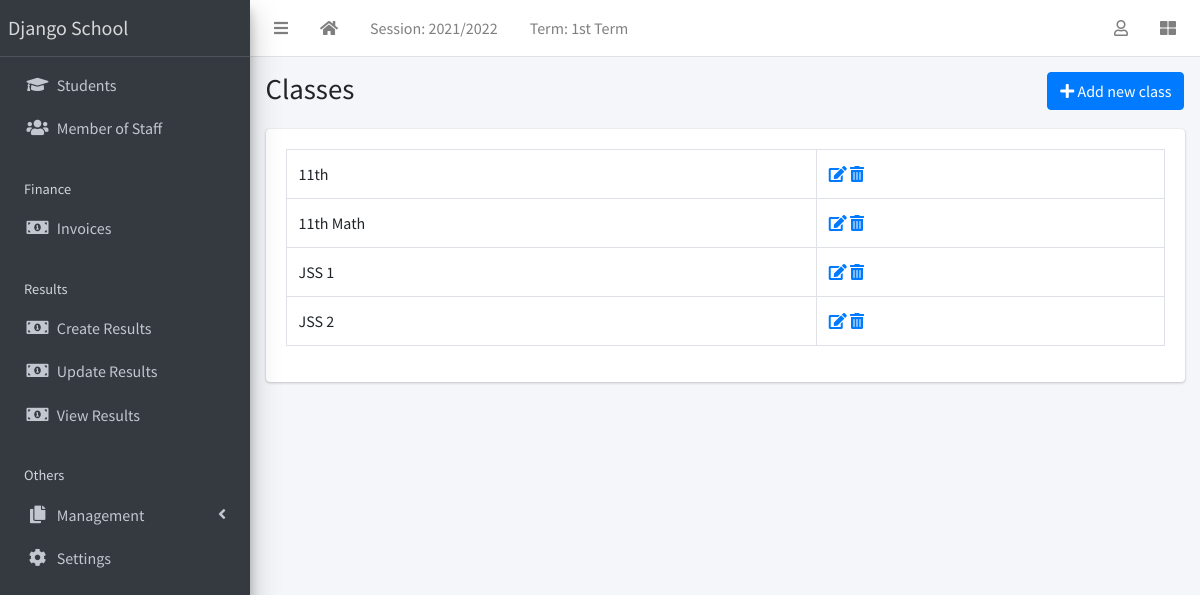
Screenshot of /class/list/ (signed in) with the database file from the repository.
### apps/corecode/models.py (models this page shows, shortened)
class AcademicSession(models.Model):
    name = models.CharField(max_length=200, unique=True)
    current = models.BooleanField(default=True)
    class Meta:
        ordering = ["-name"]

class AcademicTerm(models.Model):
    name = models.CharField(max_length=20, unique=True)
    current = models.BooleanField(default=True)
    class Meta:
        ordering = ["name"]

class SiteConfig(models.Model):
    key = models.SlugField()
    value = models.CharField(max_length=200)

class StudentClass(models.Model):
    name = models.CharField(max_length=200, unique=True)
    class Meta:
        verbose_name = "Class"
        verbose_name_plural = "Classes"
        ordering = ["name"]
    def __str__(self):
        return self.name

### apps/corecode/views.py (the view)
# urls.py: path("class/list/", ClassListView.as_view(), name="classes"),
class ClassListView(LoginRequiredMixin, SuccessMessageMixin, ListView):
    model = StudentClass
    template_name = "corecode/class_list.html"
    def get_context_data(self, **kwargs):
        context = super().get_context_data(**kwargs)
        context["form"] = StudentClassForm()
        return context

### apps/corecode/context_processors.py (called while the page is built)
def site_defaults(request):
    current_session = AcademicSession.objects.get(current=True)
    current_term = AcademicTerm.objects.get(current=True)
    vals = SiteConfig.objects.all()
    contexts = {
        "current_session": current_session.name,
        "current_term": current_term.name,
    }
    for val in vals:
        contexts[val.key] = val.value
    return contexts

### apps/corecode/templates/corecode/class_list.html (shortened to what this page needs)
{% extends 'base.html' %}
{% load widget_tweaks %}
{% block title %}
Classes
{% endblock title %}
{% block breadcrumb %}
  <a class="btn btn-primary" href="#" data-toggle="modal" data-target="#modal1">
    <i class="fa fa-plus"></i>
    Add new class
  </a>
{% endblock breadcrumb %}
{% block content %}
  <div class="row">
    <div class="col-sm-12">
        <table class="table table-bordered">
          <tbody>
            {% for object in object_list %}
            <tr>
              <td>{{ object }}</td>
              <td><a href="{% url 'class-update' object.id %}"><i
                    class="fa fa-edit"></i></a> <a
                  href="{% url 'class-delete' object.id %}"><i
                    class="fa fa-trash-alt"></i></a></td>
            </tr>
            {% endfor %}
          </tbody>
        </table>
    </div>
  </div>
{% endblock content %}

### templates/base.html (shortened to what this page needs)
{% load static %}
<!DOCTYPE html>
<html lang="en">
<head>
  <link rel="stylesheet" href="{% static 'plugins/fontawesome-free/css/all.min.css' %}">
  <link rel="stylesheet" href="{% static 'plugins/toastr/toastr.min.css' %}">
  <link rel="stylesheet"
    href="{% static 'plugins/overlayScrollbars/css/OverlayScrollbars.min.css' %}">
  <link rel="stylesheet" href="{% static 'plugins/Datatables/datatables.min.css' %}" />
  <link rel="stylesheet" href="{% static 'dist/css/adminlte.min.css' %}">
</head>
<body
  class="hold-transition sidebar-mini layout-fixed layout-navbar-fixed layout-footer-fixed">
  <div class="wrapper">
    <nav class="main-header navbar navbar-expand navbar-white navbar-light">
      <ul class="navbar-nav">
        <li class="nav-item">
          <a class="nav-link" data-widget="pushmenu" href="#" role="button"><i
              class="fas fa-bars"></i></a>
        </li>
        <li class="nav-item d-none d-sm-inline-block">
          <a href="{% url 'home' %} " class="nav-link"><i class="fa fa-home"></i></a>
        </li>
        <li class="nav-item d-none d-sm-inline-block">
          <a href="{% url 'current-session' %}" class="nav-link">Session: {{ current_session }}</a>
        </li>
        <li class="nav-item d-none d-sm-inline-block">
          <a href="{% url 'current-session' %}" class="nav-link">Term: {{ current_term }}</a>
        </li>
      </ul>
      <ul class="navbar-nav ml-auto">
        <li class="nav-item dropdown">
          <a class="nav-link" data-toggle="dropdown" href="#">
            <i class="far fa-user"></i>
          </a>
        </li>
        <li class="nav-item">
          <a class="nav-link" data-widget="control-sidebar" data-slide="true"
            href="#" role="button"><i class="fas fa-th-large"></i></a>
        </li>
      </ul>
    </nav>
    <aside class="main-sidebar sidebar-dark-primary elevation-4">
      <a href="{% url 'home' %}" class="brand-link">{{ school_name | default:"MySchool" }}</a>
      <div class="sidebar">
        <nav class="mt-2">
          <ul class="nav nav-pills nav-sidebar flex-column"
            data-widget="treeview" role="menu" data-accordion="false">
            <li class="nav-item">
              <a href="{% url 'student-list' %}" class="nav-link">
                <i class="nav-icon fas fa-graduation-cap"></i>
                <p>
                  Students
                </p>
              </a>
            </li>
            <li class="nav-item">
              <a href="{% url 'staff-list' %}" class="nav-link">
                <i class="nav-icon fas fa-users"></i>
                <p>
                  Member of Staff
                </p>
              </a>
            </li>
            <li class="nav-header">Finance</li>
            <li class="nav-item">
              <a href="{% url 'invoice-list' %}" class="nav-link">
                <i class="nav-icon fas fa-money-bill-alt"></i>
                <p>
                  Invoices
                </p>
              </a>
            </li>
            <li class="nav-header">Results</li>
            <li class="nav-item">
              <a href="{% url 'create-result' %}" class="nav-link">
                <i class="nav-icon fas fa-money-bill-alt"></i>
                <p>
                  Create Results
                </p>
              </a>
            </li>
            <li class="nav-item">
              <a href="{% url 'edit-results' %}" class="nav-link">
                <i class="nav-icon fas fa-money-bill-alt"></i>
                <p>
                  Update Results
                </p>
              </a>
            </li>
            <li class="nav-item">
              <a href="{% url 'view-results' %}" class="nav-link">
                <i class="nav-icon fas fa-money-bill-alt"></i>
                <p>
                  View Results
                </p>
              </a>
            </li>
            <li class="nav-header">Others</li>
            <li class="nav-item has-treeview">
              <a href="#" class="nav-link">
                <i class="nav-icon fas fa-copy"></i>
                <p>
                  Management
                  <i class="fas fa-angle-left right"></i>
                </p>
              </a>
            </li>
            <li class="nav-item">
              <a href="{% url 'configs' %}" class="nav-link">
                <i class="nav-icon fas fa-cog"></i>
                <p>
                  Settings
                </p>
              </a>
            </li>
          </ul>
        </nav>
      </div>
    </aside>
    <div class="content-wrapper">
      <section class="content-header">
        <div class="container-fluid">
          <div class="row mb-1">
            <div class="col-sm-8">
              <h1>{% block title %}{% endblock title %}</h1>
            </div>
            <div class="col-sm-4">
              <ol class="breadcrumb float-sm-right">
                <li class="breadcrumb-item">{% block breadcrumb %}{% endblock breadcrumb %}</li>
              </ol>
            </div>
          </div>
        </div>
      </section>
      <section class="content">
        <div class="container-fluid">
          <div class="row">
            <div class="col-md-12">
              {% block fullcard %}
              <div class="card">
                <div class="card-body">
                  <div class="row">
                    <div class="col">
                      {% block content %}
                      {% endblock content %}
                    </div>
                  </div>
                </div>
              </div>
              {% endblock fullcard %}
            </div>
          </div>
        </div>
      </section>
    </div>
  </div>
</body>
</html>

### rows the page displays
AcademicSession: name "2021/2022"
AcademicTerm: name "1st Term"
SiteConfig: value "Django School"
StudentClass: name "11th"
StudentClass: name "11th Math"
StudentClass: name "JSS 1"
StudentClass: name "JSS 2"
